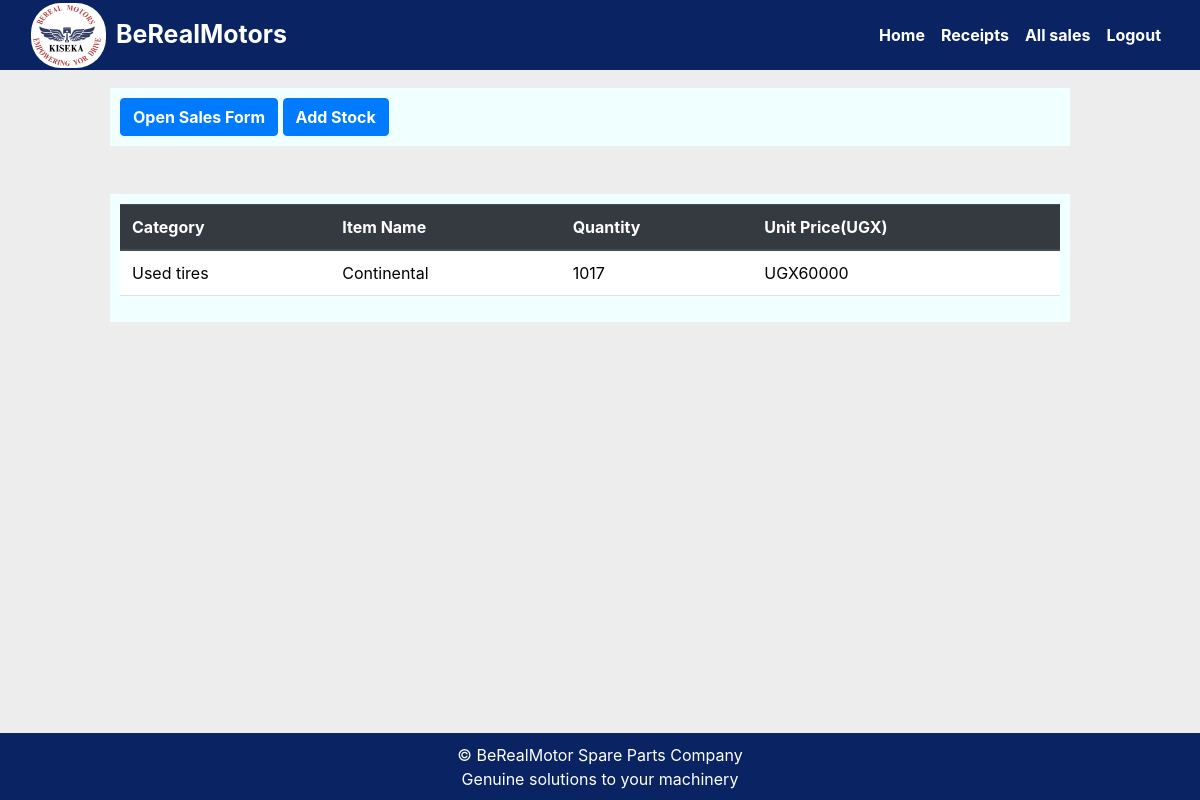
Page /home/4 (signed in) on the earlier database version.
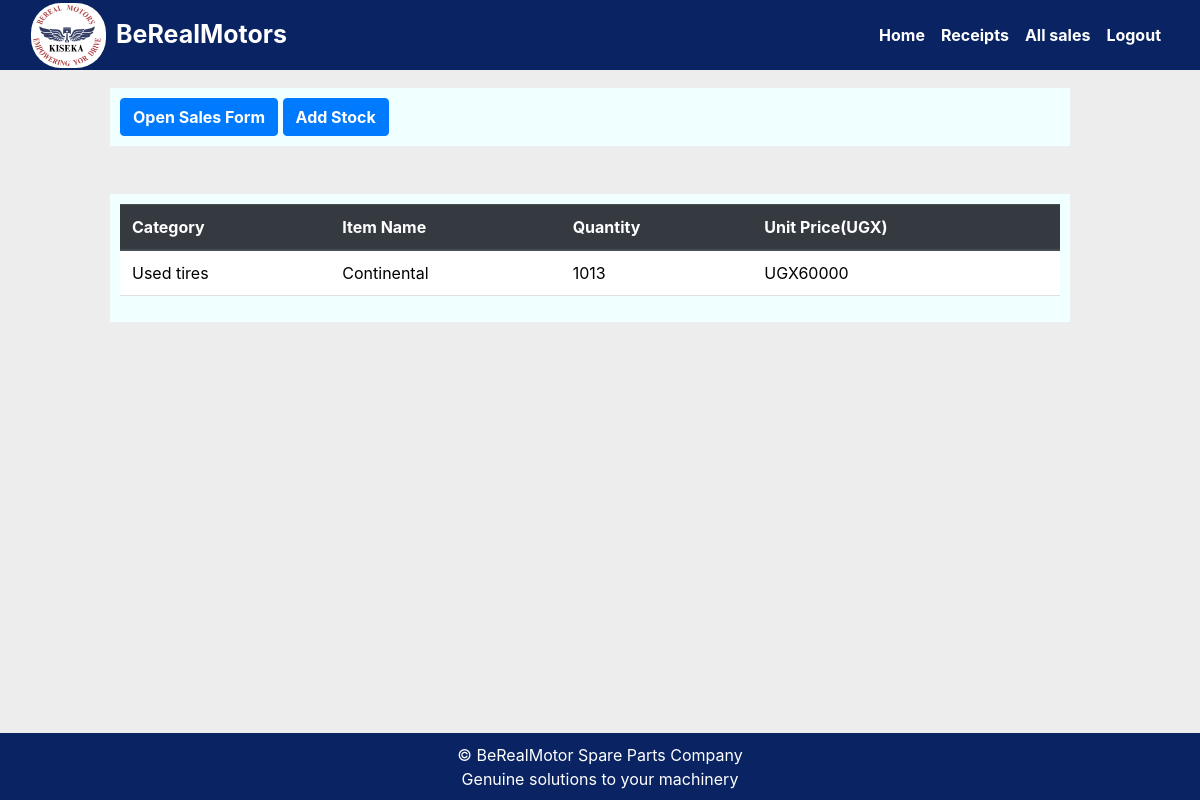
Same page on the later database version.
### MyApplication/models.py (models this page shows, shortened)
class Product(models.Model):
    Category_name = models.ForeignKey(Category, on_delete = models.CASCADE)
    item_name = models.CharField(max_length = 50)
    received_date =models.DateTimeField(auto_now=True)
    country_of_origin =models.CharField(max_length = 50)
    total_quantity= models.IntegerField(default=0, null=False,blank=False)
    issued_quantity = models.IntegerField(default=0, null=True,blank=True)
    recieved_quantity = models.IntegerField(default=0,null=False,blank=False)
    unit_price = models.IntegerField(default=0, null=False,blank=False)

class Category(models.Model):
    name = models.CharField(max_length = 50,null = False, blank = False)
    def __str__(self):
        return self.name

### MyApplication/views.py (the view)
# urls.py: path('home/<int:product_id>',views.product_detail,name='product_detail'),
@login_required
def product_detail(request,product_id):
    product = Product.objects.get(id=product_id)
    return render(request,'dan/product_detail.html',{'product': product})

### template/dan/product_detail.html
{% extends 'dan/base.html'%}
 {% block content%}
<br></br>
<div class = "container" style="margin-top: 40px;">
    <a href="{% url 'issue_item' product.id %}" ><input type="submit" value="Open Sales Form" class="btn btn-primary" style="font-weight: bold;" type="button"/></a>
    <a href="{% url 'add_to_stock' product.id %}" ><input type= "submit" value="Add Stock" class="btn btn-primary" style="font-weight: bold;" type="button"/></a>
</div>
<br></br>
<div class = "container">
  <table class="table">
    <thead class="thead-dark">
      <tr>
        <th scope="col">Category</th>
        <th scope="col">Item Name</th>
        <th scope="col">Quantity</th>
        <th scope="col">Unit Price(UGX)</th>
      </tr>
    </thead>
    <tbody>
      <tr>
        <td>{{product.Category_name}}</td>
        <td>{{product.item_name}}</td>
        <td>{{product.total_quantity}}</td>
        <td>UGX{{product.unit_price}}</td>
      </tr>
    </tbody>
  </table>
</div>
{% endblock %}

Differences in the rows shown:
changed Product "Continental": total_quantity "1017" → "1013"
